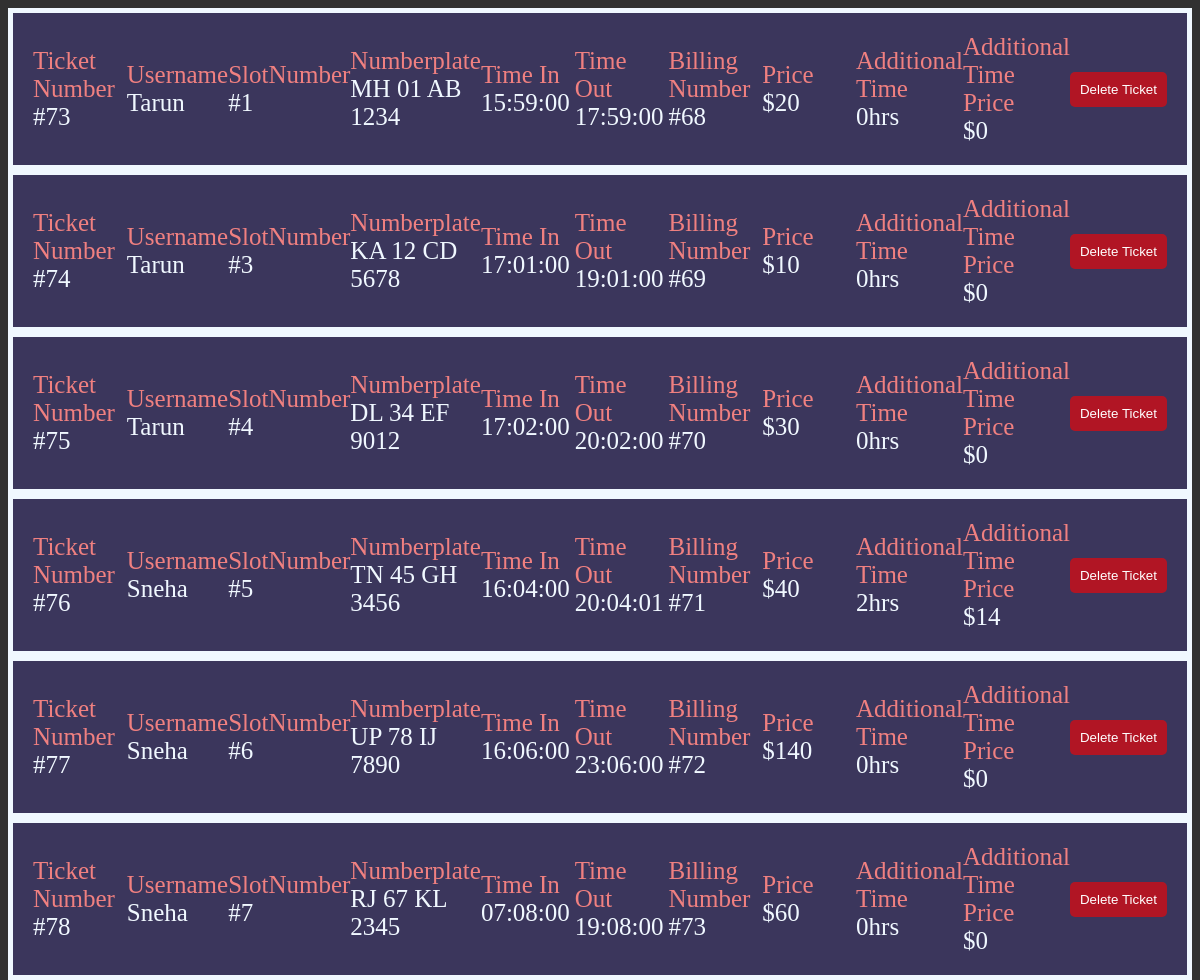
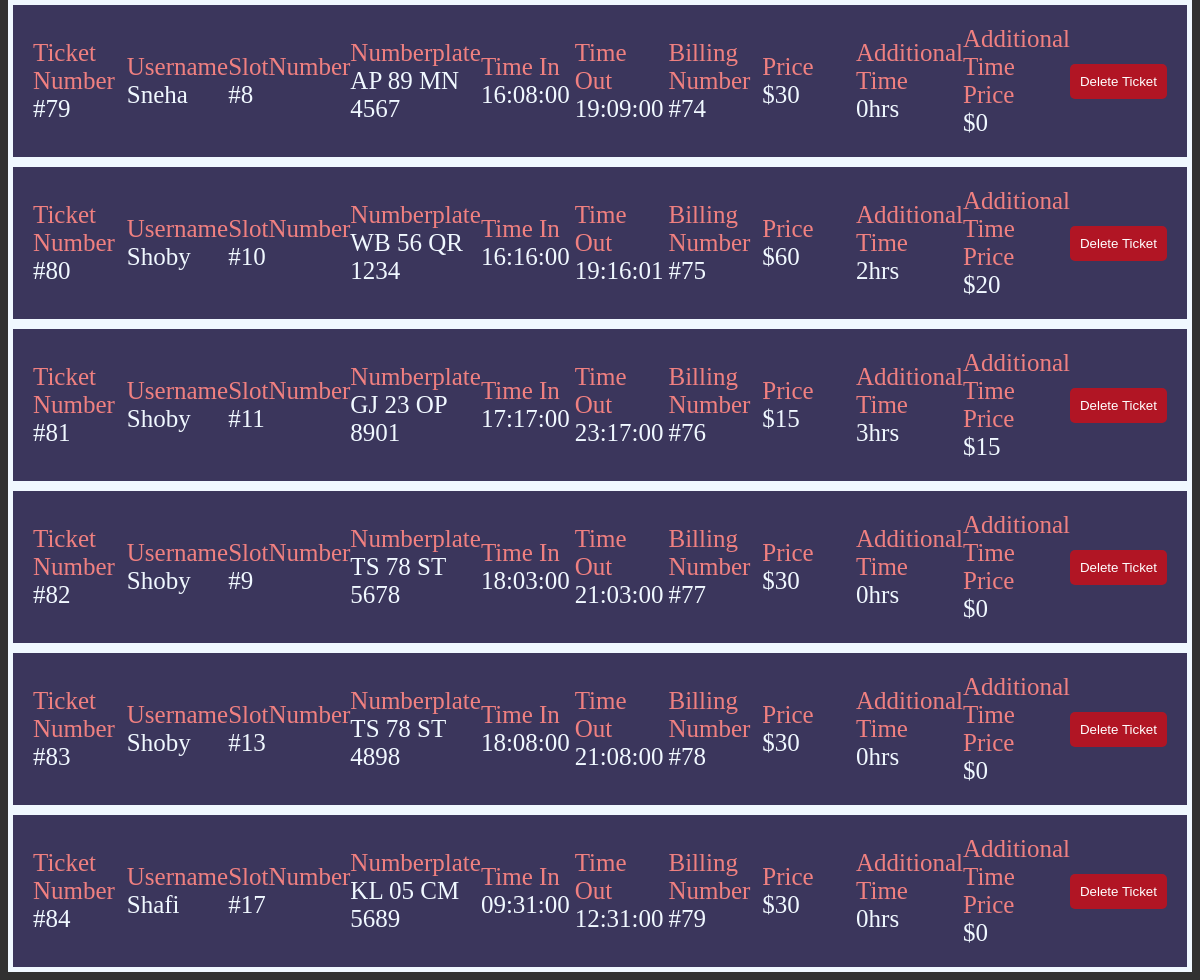
Page /php/ticketsorder.php on the committed database (2 pictures, top to bottom).
### tables this page shows
CREATE TABLE `users` (
  `userid` int(11) NOT NULL,
  `username` varchar(255) NOT NULL,
  `password` varchar(255) NOT NULL,
  `phonenumber` varchar(10) NOT NULL,
  `isadmin` int(11) NOT NULL DEFAULT 0,
  `banstatus` int(11) NOT NULL DEFAULT 0,
  `feedbackgiven` varchar(255) DEFAULT '''0'''
);

CREATE TABLE `tickets` (
  `ticketid` int(11) NOT NULL,
  `timein` time NOT NULL,
  `timeout` time NOT NULL,
  `dateofbooking` varchar(255) NOT NULL,
  `vehicletype` int(11) NOT NULL,
  `numberplate` varchar(255) NOT NULL,
  `userid` int(11) DEFAULT NULL,
  `extratime` int(11) NOT NULL DEFAULT 0
);

CREATE TABLE `slot` (
  `slotnum` int(11) NOT NULL,
  `vehicletypeslot` int(11) NOT NULL,
  `status` int(11) NOT NULL,
  `ticketid` int(11) DEFAULT NULL
);

CREATE TABLE `payment` (
  `paymentid` int(11) NOT NULL,
  `price` int(11) NOT NULL,
  `slotnum` int(11) DEFAULT NULL,
  `extraprice` int(11) NOT NULL DEFAULT 0
);

### php/ticketsorder.php (the view, shortened to what this page needs)
<!DOCTYPE html>
<html lang="en">
<head>
</head>
<body>
  <div class=users>
  <?php
      $con = mysqli_connect("localhost", "root", "", "parkingsystem");
      $usersel="SELECT
                u.userid,
                u.username,
                s.slotnum ,
                t.ticketid,
                t.numberplate,
                t.timein,
                t.timeout,
                t.extratime,
                p.price,
                p.paymentid,
                p.extraprice
              FROM
                  users u
              JOIN
                  tickets t ON u.userid = t.userid
              JOIN
                  slot s ON t.ticketid = s.ticketid
              LEFT JOIN
                  payment p ON s.slotnum = p.slotnum;
              ";
      $runusersel=mysqli_query($con,$usersel);
      if (mysqli_num_rows($runusersel) > 0)
      {
        while ($row = mysqli_fetch_assoc($runusersel))
        {
          echo"<div class=items>";
            echo"<div class=ticketnumber>";
              echo "<span class=textthing>Ticket Number</span>";
              echo '#'.$row['ticketid'];
            echo"</div>";
            echo"<div class=username>";
              echo "<span class=textthing>Username</span>";
              echo $row['username'];
            echo"</div>";
            echo"<div class=slot>";
              echo "<span class=textthing>SlotNumber</span>";
              echo '#'.$row['slotnum'];
            echo"</div>";
            echo"<div class=plate>";
              echo "<span class=textthing>Numberplate</span>";
              echo $row['numberplate'];
            echo"</div>";
            echo"<div class=timein>";
              echo "<span class=textthing>Time In</span>";
              echo $row['timein'];
            echo"</div>";
            echo"<div class=timeout>";
              echo "<span class=textthing>Time Out</span>";
              echo $row['timeout'];
            echo"</div>";
            echo"<div class=payment>";
              echo "<span class=textthing>Billing Number</span>";
              echo '#'.$row['paymentid'];
            echo"</div>";
            echo"<div class=price>";
              echo "<span class=textthing>Price</span>";
              echo '$'.$row['price'];
            echo"</div>";
            echo"<div class=extratime>";
              echo "<span class=textthing>Additional Time</span>";
              echo $row['extratime'].'hrs';
            echo"</div>";
            echo"<div class=extraprice>";
              echo "<span class=textthing>Additional Time Price</span>";
              echo '$'.$row['extraprice'];
            echo"</div>";
            echo" <div class=actions>";
              echo"<form action='' method=post>";
              echo"<input type=submit name=delete value='Delete Ticket' class=ban_button>";
              echo"</form>";
            echo"</div>";
          echo"</div>";
      }
    }
    else
    {
        echo "No Ticket details found";
    }
    ?>
    </div>
</body>
</html>

### php/ticketsorder.php (style rules this page uses)
body { color:aliceblue; background: rgb(49, 49, 49); }
.textthing { color:lightcoral }
.users { display: flex; flex-direction: column; }
.items { display: flex; flex-direction: row; justify-content: space-between; align-items: center; padding: 20px; font-size: 25px; border: 5px solid aliceblue; background-color:rgba(71, 61, 139, 0.486); }
.username,.slot,.plate,.timein,.timeout,.price,.payment,.extratime,.extraprice,.ticketnumber { display: flex; flex-direction: column; flex:1; }
.ban_button { padding: 10px; background-color: rgba(255, 0, 0, 0.603); color: white; border: none; border-radius: 5px; }

### rows in the picture
users: tickets.ticketid "73", username "Tarun", slot.slotnum "1", tickets.numberplate "MH 01 AB 1234", tickets.timein "15:59:00", tickets.timeout "17:59:00", payment.paymentid "68", payment.price "20", tickets.extratime "0", payment.extraprice "0", tickets.ticketid "74", slot.slotnum "3", tickets.numberplate "KA 12 CD 5678", tickets.timein "17:01:00", tickets.timeout "19:01:00", payment.paymentid "69", payment.price "10", tickets.ticketid "75", slot.slotnum "4", tickets.numberplate "DL 34 EF 9012", tickets.timein "17:02:00", tickets.timeout "20:02:00", payment.paymentid "70", payment.price "30"
users: tickets.ticketid "76", username "Sneha", slot.slotnum "5", tickets.numberplate "TN 45 GH 3456", tickets.timein "16:04:00", tickets.timeout "20:04:01", payment.paymentid "71", payment.price "40", tickets.extratime "2", payment.extraprice "14", tickets.ticketid "77", slot.slotnum "6", tickets.numberplate "UP 78 IJ 7890", tickets.timein "16:06:00", tickets.timeout "23:06:00", payment.paymentid "72", payment.price "140", tickets.extratime "0", payment.extraprice "0", tickets.ticketid "78", slot.slotnum "7", tickets.numberplate "RJ 67 KL 2345", tickets.timein "07:08:00", tickets.timeout "19:08:00", payment.paymentid "73", payment.price "60", tickets.ticketid "79", slot.slotnum "8", tickets.numberplate "AP 89 MN 4567", tickets.timein "16:08:00", tickets.timeout "19:09:00", payment.paymentid "74", payment.price "30"
users: tickets.ticketid "80", username "Shoby", slot.slotnum "10", tickets.numberplate "WB 56 QR 1234", tickets.timein "16:16:00", tickets.timeout "19:16:01", payment.paymentid "75", payment.price "60", tickets.extratime "2", payment.extraprice "20", tickets.ticketid "81", slot.slotnum "11", tickets.numberplate "GJ 23 OP 8901", tickets.timein "17:17:00", tickets.timeout "23:17:00", payment.paymentid "76", payment.price "15", tickets.extratime "3", payment.extraprice "15", tickets.ticketid "82", slot.slotnum "9", tickets.numberplate "TS 78 ST 5678", tickets.timein "18:03:00", tickets.timeout "21:03:00", payment.paymentid "77", payment.price "30", tickets.extratime "0", payment.extraprice "0", tickets.ticketid "83", slot.slotnum "13", tickets.numberplate "TS 78 ST 4898", tickets.timein "18:08:00", tickets.timeout "21:08:00", payment.paymentid "78"
users: tickets.ticketid "84", username "Shafi", slot.slotnum "17", tickets.numberplate "KL 05 CM 5689", tickets.timein "09:31:00", tickets.timeout "12:31:00", payment.paymentid "79", payment.price "30", tickets.extratime "0", payment.extraprice "0"
